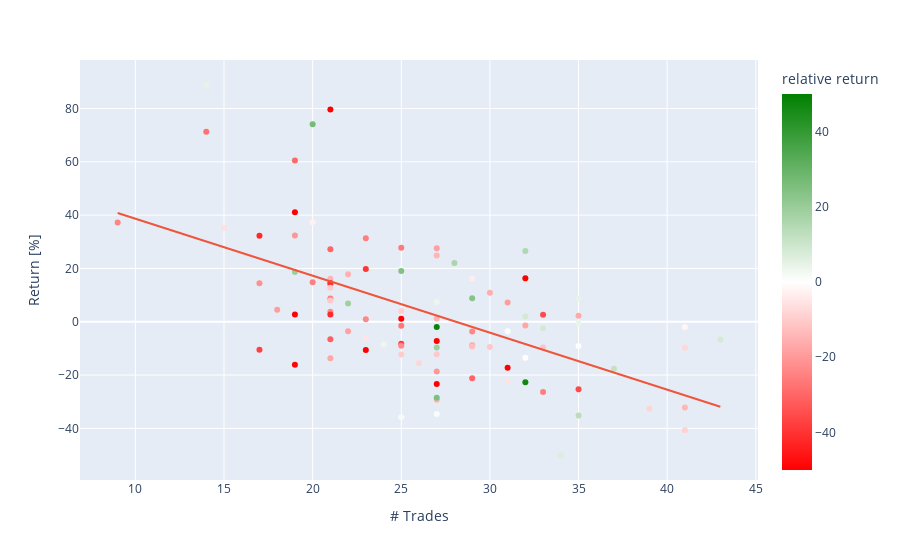

Source (notebook cell):
### Code cell
import plotly.express as px
fig = px.scatter(performance,x='# Trades',y= 'Return [%]',color='relative return',range_color=[-50,50],color_continuous_scale=["red", "white", "green"], trendline="ols")

fig.show()
